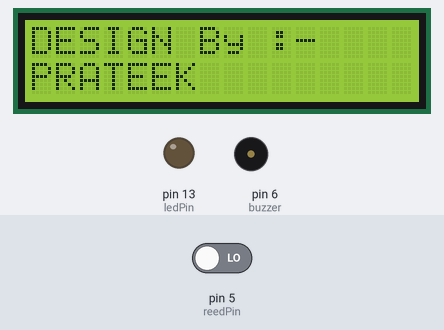
This sketch was run on a simulated Arduino Uno, built with avr-gcc and run on an emulated ATmega328P. Shown: 16×2 character LCD, output pins drawn as LEDs (lit = HIGH), buzzer (waves = sounding, pin HIGH). The test bench sets the inputs (shaded band); at power-on: pin 5 (reedPin) LOW. The modem accepts every AT command (registered, SIM ready, sends succeed) and sends nothing else; what the sketch prints to the serial monitor is not drawn.

Above: at 3.2 s.
At 7.3 s:
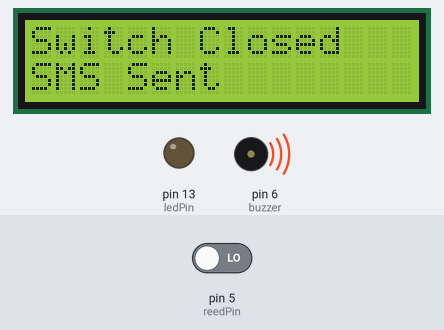
7.4 s: pin 5 (reedPin) driven HIGH
At 10.0 s:
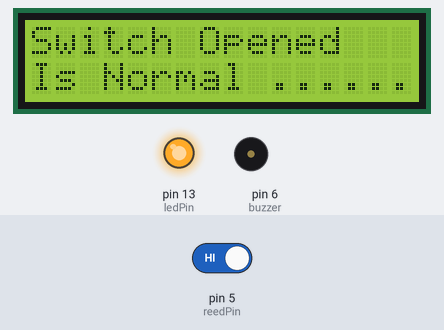
11.3 s: pin 5 (reedPin) driven LOW
At 12.2 s:
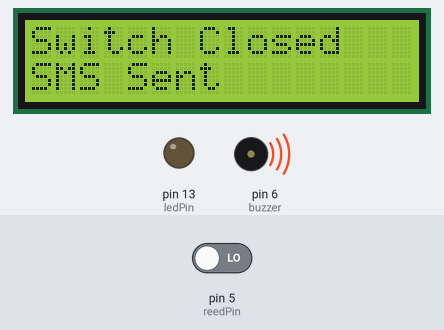
Timing chart, 0 to 14.3 s (numbered marks = the images above; inputs shaded):
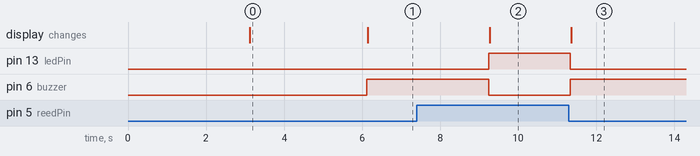

Measured:
- after the input at 7.4 s, pin 13 (ledPin): LOW → HIGH after 1.8 s; pin 6 (buzzer): HIGH → LOW after 1.8 s; the display: changes after 1.9 s (image 2)
- after the input at 11.3 s, pin 13 (ledPin): HIGH → LOW at once; pin 6 (buzzer): LOW → HIGH at once; the display: changes after 0.06 s (image 3)
- what the display in image 0 shows lasts 3.0 s, from 3.1 s to 6.1 s

The sketch:

4G_LTE_GSM_Module_Code.ino
```cpp
//Prateek
//www.justdoelectronics.com

#include <LiquidCrystal_I2C.h>
#include <SoftwareSerial.h>
#include <Wire.h>
SoftwareSerial mySerial(2, 3);
LiquidCrystal_I2C lcd(0x27, 16, 2);

const int reedPin = 5;
const int ledPin = 13;
const int buzzer = 6;
bool switchState = HIGH;

void setup() {
  mySerial.begin(115200);
  Serial.begin(9600);
  lcd.init();
  lcd.backlight();
  pinMode(reedPin, INPUT);
  pinMode(ledPin, OUTPUT);
  pinMode(buzzer, OUTPUT);
  digitalWrite(ledPin, LOW);

  lcd.setCursor(0, 0);
  lcd.print("Welcome To  ");
  lcd.setCursor(0, 1);
  lcd.print("justdoelectronics");
  delay(3000);
  lcd.clear();
  lcd.setCursor(0, 0);
  lcd.print("DESIGN By :-");
  lcd.setCursor(0, 1);
  lcd.print("PRATEEK");
  delay(3000);
  lcd.clear();
}

void loop() {
  switchState = digitalRead(reedPin);
  if (switchState == HIGH) {
    digitalWrite(ledPin, HIGH);
    digitalWrite(buzzer, LOW);
    Serial.println("Reed Switch is Closed. LED is ON");
    //lcd.clear();
    lcd.setCursor(0, 0);
    lcd.print("Switch Open");
    lcd.setCursor(0, 1);
    lcd.print("Is Normal");
    lcd.setCursor(10, 3);
    lcd.print("........");

  } else {
    digitalWrite(ledPin, LOW);
    digitalWrite(buzzer, HIGH);
    Serial.println("Reed Switch Open. LED is OFF");
    lcd.clear();
    lcd.setCursor(0, 0);
    lcd.print("Switch Closed");
    lcd.setCursor(0, 1);
    lcd.print("SMS Sent");


    Serial.println("SMS Will send");
    mySerial.println("AT+CMGF=1");
    delay(1000);
    mySerial.println("AT+CMGS=\"+91xxxxxxxxxx\"\r");
    delay(1000);
    mySerial.println("Push Butoon Is Press");
    delay(100);
    mySerial.println((char)26);
    delay(1000);
  }
}
```
